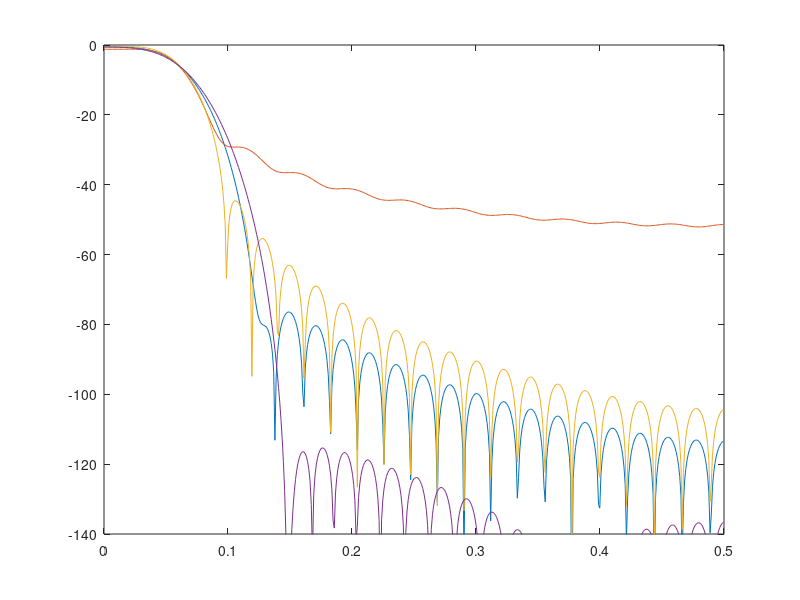

The MATLAB source for this figure: (Note: this script raises an error after producing the figure.)
%%%%%%%%%%%%%%%%%%%%%%%%%%%%%%%%%%%%%
% EQ 2300 - Digital Signal Processing
% All tasks
%%%%%%%%%%%%%%%%%%%%%%%%%%%%%%%%%%%%%


% Select whether or not to show plots
plot_windows = 1;
plot_impulse_responses = 1;
plot_frequency_responses = 1;

nu_c_low  = 1/16;
nu_c_high = 1/8;

N = 1024;       % Samples for FFT. If higher than M, will pad with zeros. The higher N, the finer sampling of H(nu)
M = 47;         % Number of taps in the filter. MUST BE ODD in order to get a Type I FIR filter
F = 14;         % Number of bits used to quantize FIR coefficients

n = 0:1:M-1;
nu = linspace(0,1,N);

% Generate sinc impulse response (ideal LPF)
h_sinc = sinc(2*nu_c_low*(n-(M-1)/2));
A = 1/sum(h_sinc);
h_sinc = h_sinc * A;  % Normalize. H(0) = sum of h[n], so shoot for H(0) = 1

% Generate window
%w = window(@bartlett, M);
%w = window(@hamming, M);
%w = window(@hanning, M);
w = window(@blackman, M);
%w = window(@chebwin, M);
%w = window(@kaiser, M);

% Trucante ideal LPF with window
h = zeros(1,M);
for i = 1:M
    h(i) = h_sinc(i) * w(i);
end
H = fft(h,N);
H_dB = 20 * log10(abs(H));

% High-pass filter
delta = zeros(1,M);
delta((M+1)/2) = 1; % delta has to be delayed (M+1)/2 samples so h_HPF is symmetric, and therefore a valid type I FIR filter
h_HPF = delta - h;
H_HPF = fft(h_HPF,N);
H_HPF_dB = 20 * log10(abs(H_HPF));


% Apply quantization effect
h_quant = 2^(-F) * round(h * 2^F);
H_quant = fft(h_quant, N);
H_quant_dB = 20 * log10(abs(H_quant));




% Task 5 - SQNR
% Power of the signal after h_Q[n], still without the effect of quantization
P_x = 2^22/3;
P_xL = P_x * sum(h.^2);
% Power of quantization noise
step = 2^11 / 2^(F-1);
P_q = step^2 / 12;
SQNR = P_xL / P_q;
SQNR_dB = 10 * log10(SQNR)



    figure
    plot(nu(1:(N/2)), H_dB(1:(N/2)))
    hold on
    %plot(nu(1:(N/2)), H_quant_dB(1:(N/2)))
    ylim([-140 0])
    hold on
    
    
    
    
    
    
    
    
    
    
    
    
    
    
h_sinc = sinc(2*nu_c_low*(n-(M-1)/2));
A = 1/sum(h_sinc);
h_sinc = h_sinc * A;  % Normalize. H(0) = sum of h[n], so shoot for H(0) = 1

% Generate window
w = window(@bartlett, M);
%w = window(@hamming, M);
%w = window(@hanning, M);
%w = window(@blackman, M);
%w = window(@chebwin, M);
%w = window(@kaiser, M);

% Trucante ideal LPF with window
h = zeros(1,M);
for i = 1:M
    h(i) = h_sinc(i) * w(i);
end
H = fft(h,N);
H_dB = 20 * log10(abs(H));

% High-pass filter
delta = zeros(1,M);
delta((M+1)/2) = 1; % delta has to be delayed (M+1)/2 samples so h_HPF is symmetric, and therefore a valid type I FIR filter
h_HPF = delta - h;
H_HPF = fft(h_HPF,N);
H_HPF_dB = 20 * log10(abs(H_HPF));


% Apply quantization effect
h_quant = 2^(-F) * round(h * 2^F);
H_quant = fft(h_quant, N);
H_quant_dB = 20 * log10(abs(H_quant));

    plot(nu(1:(N/2)), H_dB(1:(N/2)))
    hold on
    %plot(nu(1:(N/2)), H_quant_dB(1:(N/2)))
    ylim([-140 0])
    hold on
    

    
    
    
    
    
    
    
    
h_sinc = sinc(2*nu_c_low*(n-(M-1)/2));
A = 1/sum(h_sinc);
h_sinc = h_sinc * A;  % Normalize. H(0) = sum of h[n], so shoot for H(0) = 1

% Generate window
%w = window(@bartlett, M);
%w = window(@hamming, M);
w = window(@hanning, M);
%w = window(@blackman, M);
%w = window(@chebwin, M);
%w = window(@kaiser, M);

% Trucante ideal LPF with window
h = zeros(1,M);
for i = 1:M
    h(i) = h_sinc(i) * w(i);
end
H = fft(h,N);
H_dB = 20 * log10(abs(H));

% High-pass filter
delta = zeros(1,M);
delta((M+1)/2) = 1; % delta has to be delayed (M+1)/2 samples so h_HPF is symmetric, and therefore a valid type I FIR filter
h_HPF = delta - h;
H_HPF = fft(h_HPF,N);
H_HPF_dB = 20 * log10(abs(H_HPF));


% Apply quantization effect
h_quant = 2^(-F) * round(h * 2^F);
H_quant = fft(h_quant, N);
H_quant_dB = 20 * log10(abs(H_quant));

    plot(nu(1:(N/2)), H_dB(1:(N/2)))
    hold on
    %plot(nu(1:(N/2)), H_quant_dB(1:(N/2)))
    ylim([-140 0])
    
    
        
h_sinc = sinc(2*nu_c_low*(n-(M-1)/2));
A = 1/sum(h_sinc);
h_sinc = h_sinc * A;  % Normalize. H(0) = sum of h[n], so shoot for H(0) = 1

% Generate window
%w = window(@bartlett, M);
%w = window(@hamming, M);
%w = window(@hanning, M);
%w = window(@blackman, M);
w = window(@chebwin, M);
%w = window(@kaiser, M);

% Trucante ideal LPF with window
h = zeros(1,M);
for i = 1:M
    h(i) = h_sinc(i) * w(i);
end
H = fft(h,N);
H_dB = 20 * log10(abs(H));

% High-pass filter
delta = zeros(1,M);
delta((M+1)/2) = 1; % delta has to be delayed (M+1)/2 samples so h_HPF is symmetric, and therefore a valid type I FIR filter
h_HPF = delta - h;
H_HPF = fft(h_HPF,N);
H_HPF_dB = 20 * log10(abs(H_HPF));


% Apply quantization effect
h_quant = 2^(-F) * round(h * 2^F);
H_quant = fft(h_quant, N);
H_quant_dB = 20 * log10(abs(H_quant));

    plot(nu(1:(N/2)), H_dB(1:(N/2)))
    hold on
    %plot(nu(1:(N/2)), H_quant_dB(1:(N/2)))
    xline(nu_c_low)
    xline(nu_c_high)
    yline(-40)
    ylim([-140 0])
    
    
    title('Magnitude of Frequency Response (dB)');
    xlabel('Normalized Frequency \nu');
    ylabel('20log_{10}|H_L(\nu)|');
    %legend('Blackman Original', 'Blackman quantization','Bartlett Original', 'Bartlett quantization','Hanning Original', 'Hanning quantization')    
    legend('Blackman','Bartlett','Hanning', 'Chebyshev') 
    %legend('Blackman','Hanning')  
    